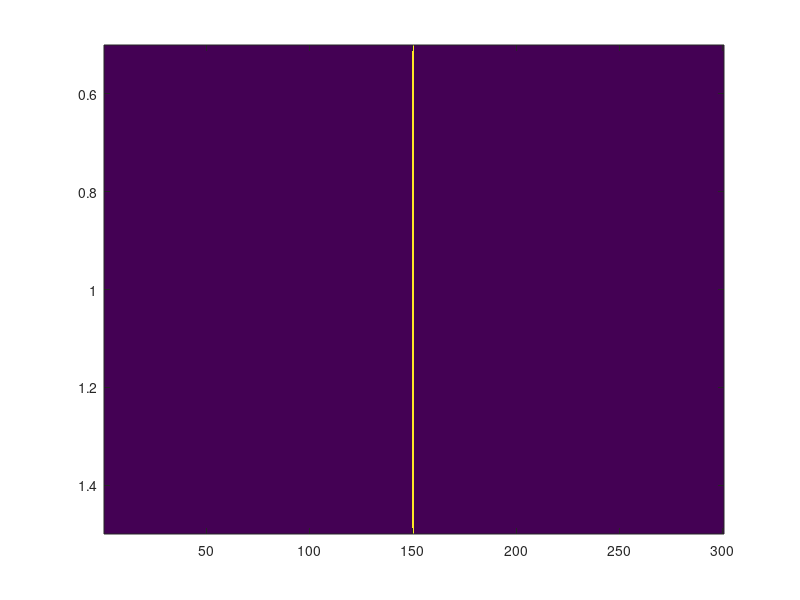

The MATLAB source for this figure: (Note: this script raises an error after producing the figure.)
clear; clc; close all;
x = 300;
t = 300;
ruleset = 30; % 30 | 90 | 110 | 190 | 222
wait = 0.05;


gen = zeros(1, x);
gen(1, floor(x/2)) = 1;
% gen(1, 2) = 1;

% for ii = 1:t
%     imagesc(gen)
%     pause(wait)
%     for jj = 2:x-1
%         left = gen(ii, jj - 1);
%         right = gen(ii, jj + 1);
%         me    = gen(ii, jj);
%         gen(ii+1, jj)  = rule(left, me, right, ruleset);
%     end
% end

for ii = 1:t -1
    imagesc(gen)
    pause(wait)
    for jj = 1:x
        if(jj == 1)
            left = gen(ii, x);
            right = gen(ii, jj + 1);
        elseif(jj == x)
            left = gen(ii, jj - 1);
            right = gen(ii, 1);
        else
            left = gen(ii, jj - 1);
            right = gen(ii, jj + 1);
        end
        me    = gen(ii, jj);
        gen(ii+1, jj)  = rule(left, me, right, ruleset);
    end
end

% imagesc(gen),
% colormap hot


